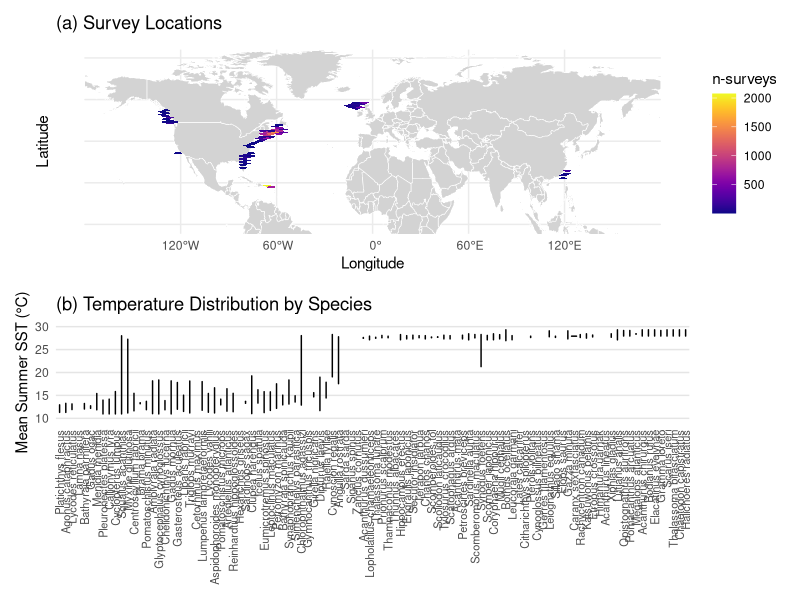
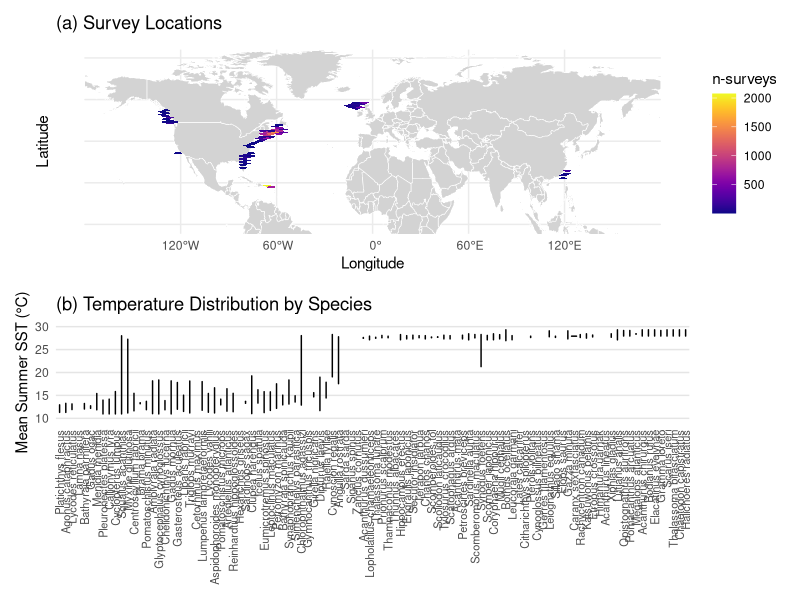

These figures' R source, in order:
# Required Libraries
library(ggplot2)
library(sf)
library(dplyr)
library(rnaturalearth)
library(rnaturalearthdata)
library(viridis)
library(patchwork)
library(hexbin)
library(stringr)

# Load your data (update the path as necessary)
data <- read.csv("data-processed/btfbsst_without_NA.csv")

# Correct Longitude (if needed)
data$longitude_corrected <- data$longitude2 - 360  # Adjust if necessary for proper mapping

# Panel (a): Map with Hexagonal Binning
# Load the world map
world <- ne_countries(scale = "medium", returnclass = "sf")

# Hexagonal binning map
map_plot <- ggplot() +
  geom_sf(data = world, fill = "lightgrey", colour = "white") +
  geom_hex(data = data, aes(x = longitude2, y = latitude2), bins = 50) +
  coord_sf(ylim = c(-0.5,80)) +
  scale_fill_viridis(option = "plasma", name = "n-surveys") +
  theme_minimal() +
  theme(panel.background = element_rect(fill = "transparent", colour = NA),
        plot.background = element_rect(fill = "transparent", colour = NA),
        legend.background = element_rect(fill = "transparent", colour = NA)) +
  labs(title = "(a) Survey Locations", x = "Longitude", y = "Latitude")

# Panel (b): Boxplot with Scatter
# Filter to top 30 species for clarity
top_species <- data %>%
  count(genus_species, sort = TRUE) %>%
  slice_max(n, n = 30) %>%
  pull(genus_species)

filtered_data <- data %>%
  filter(genus_species %in% top_species)

filtered_data <- data %>%
  mutate(genus_species = str_replace_all(genus_species, "_", " "))

# Create the violin with scatter
violin_plot <- ggplot(filtered_data, aes(x = reorder(genus_species, mean_summer_sst_degC, FUN = median),
                                         y = mean_summer_sst_degC)) +
  geom_violin(fill = "lightgrey", colour = "black", width = 0.8) +  # Adjust width for compactness
  theme_minimal() +
  theme(
    axis.text.x = element_text(angle = 90, hjust = 1, vjust = 0.5, size = 8),  # Rotate labels vertically
    panel.grid.major.x = element_blank(),  # Remove vertical gridlines
    panel.grid.minor = element_blank(),    # Remove minor gridlines
    panel.grid.major.y = element_line(colour = "grey90"),  # Keep horizontal gridlines
    panel.background = element_rect(fill = "transparent", colour = NA),
    plot.background = element_rect(fill = "transparent", colour = NA))+
  labs(title = "(b) Temperature Distribution by Species",
    x = NULL,  # Remove x-axis label
    y = "Mean Summer SST (°C)") +
  scale_y_continuous(limits = c(10, 30), breaks = seq(10, 30, by = 5))

# Combine the plots
final_plot <- map_plot / violin_plot +
  plot_layout(heights = c(2,1))

# Display the final plot
print(final_plot)

ggsave("Figures/Plot.png", 
       plot = final_plot, 
       width = 12, 
       height = 8, 
       bg = "transparent", 
       dpi = 300)
